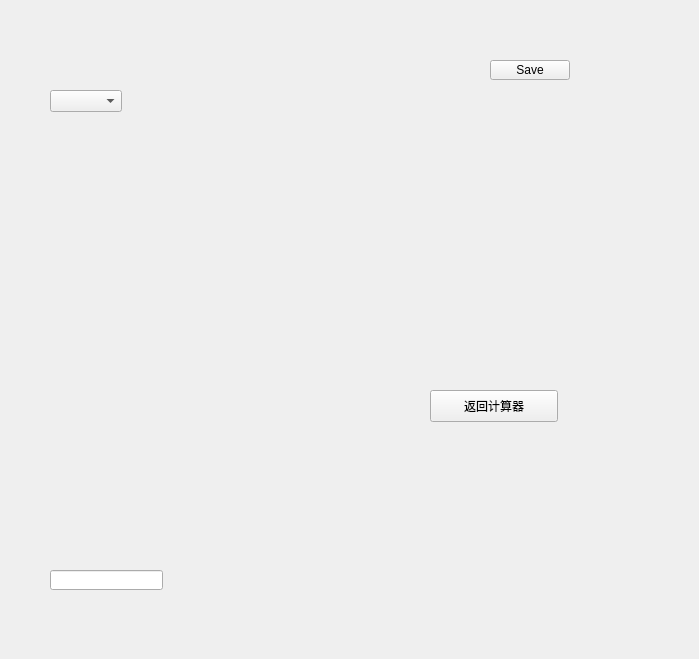
<?xml version="1.0" encoding="UTF-8"?>
<ui version="4.0">
 <class>Painter</class>
 <widget class="QWidget" name="Painter">
  <property name="geometry">
   <rect>
    <x>0</x>
    <y>0</y>
    <width>699</width>
    <height>659</height>
   </rect>
  </property>
  <property name="windowTitle">
   <string>Form</string>
  </property>
  <widget class="QLineEdit" name="lineEditFont">
   <property name="geometry">
    <rect>
     <x>50</x>
     <y>570</y>
     <width>113</width>
     <height>20</height>
    </rect>
   </property>
  </widget>
  <widget class="QComboBox" name="comboBoxBrush">
   <property name="geometry">
    <rect>
     <x>50</x>
     <y>90</y>
     <width>72</width>
     <height>22</height>
    </rect>
   </property>
  </widget>
  <widget class="QPushButton" name="btn_savePix">
   <property name="geometry">
    <rect>
     <x>490</x>
     <y>60</y>
     <width>80</width>
     <height>20</height>
    </rect>
   </property>
   <property name="text">
    <string>Save</string>
   </property>
  </widget>
  <widget class="QPushButton" name="btnBack">
   <property name="geometry">
    <rect>
     <x>430</x>
     <y>390</y>
     <width>128</width>
     <height>32</height>
    </rect>
   </property>
   <property name="text">
    <string>返回计算器</string>
   </property>
  </widget>
 </widget>
 <resources/>
 <connections/>
</ui>
